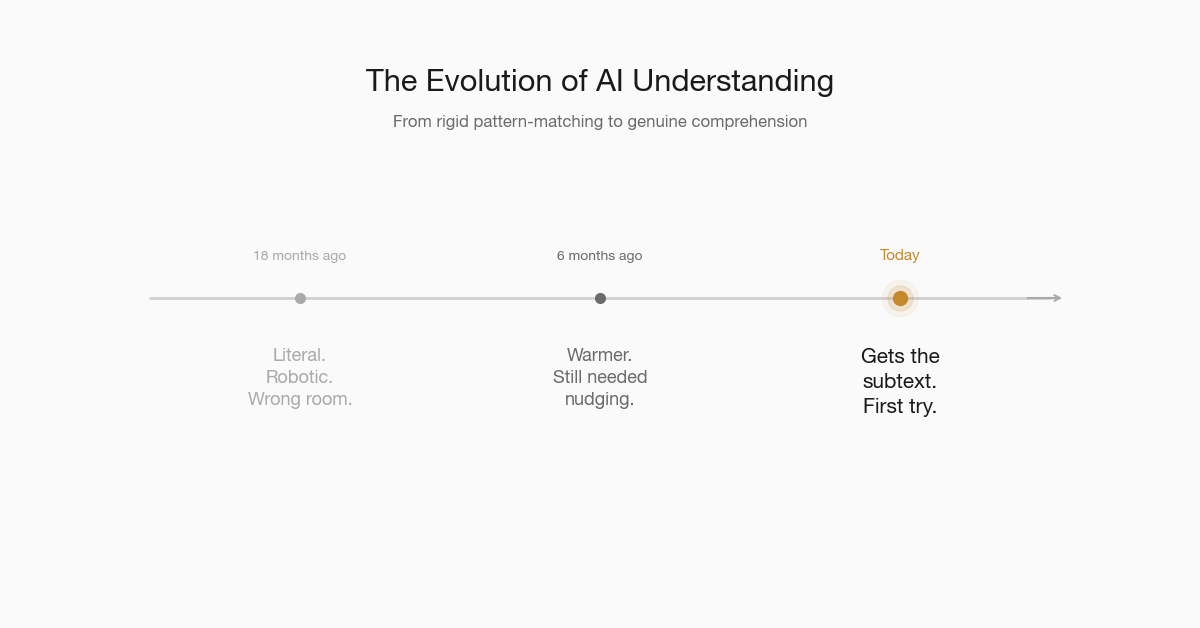

The script that saved this image:
#!/usr/bin/env python3
"""Graphic 1: Three-Era Timeline for 'Prompt Engineering Is Dead' article."""

import matplotlib
matplotlib.use('Agg')
import matplotlib.pyplot as plt
import matplotlib.patches as patches
from matplotlib.patches import FancyBboxPatch
import numpy as np

# --- Design Tokens ---
BG_COLOR = '#FAFAFA'
CARD_BG = '#F0F0F0'
TEXT_PRIMARY = '#1A1A1A'       # near-black
TEXT_SECONDARY = '#6B6B6B'     # muted gray
TEXT_DIMMED = '#AAAAAA'        # dimmer gray for past eras
ACCENT = '#1A1A1A'            # dark accent for "Today"
ACCENT_GLOW = '#C4882D'       # warm gold (slightly deeper for light bg)
DIVIDER_COLOR = '#D0D0D0'
FONT = 'Helvetica Neue'

# --- Figure Setup (exact 1200x628) ---
fig, ax = plt.subplots(1, 1, figsize=(12, 6.28), dpi=100)
fig.subplots_adjust(left=0, right=1, top=1, bottom=0)
fig.set_facecolor(BG_COLOR)
ax.set_facecolor(BG_COLOR)
ax.set_xlim(0, 12)
ax.set_ylim(0, 6.28)
ax.axis('off')

# --- Title ---
ax.text(6, 5.45, 'The Evolution of AI Understanding',
        fontsize=22, fontweight='bold', color=TEXT_PRIMARY,
        ha='center', va='center', fontfamily=FONT)
ax.text(6, 5.05, 'From rigid pattern-matching to genuine comprehension',
        fontsize=12, color=TEXT_SECONDARY,
        ha='center', va='center', fontfamily=FONT)

# --- Timeline bar ---
bar_y = 3.3
bar_left = 1.5
bar_right = 10.5

# Draw thin timeline line
ax.plot([bar_left, bar_right], [bar_y, bar_y],
        color=DIVIDER_COLOR, linewidth=2, solid_capstyle='round')

# --- Three eras ---
eras = [
    {
        'x': 3.0,
        'time': '18 months ago',
        'label': 'Literal.\nRobotic.\nWrong room.',
        'dot_color': TEXT_DIMMED,
        'time_color': TEXT_DIMMED,
        'label_color': TEXT_DIMMED,
        'label_size': 13,
        'time_size': 10,
    },
    {
        'x': 6.0,
        'time': '6 months ago',
        'label': 'Warmer.\nStill needed\nnudging.',
        'dot_color': TEXT_SECONDARY,
        'time_color': TEXT_SECONDARY,
        'label_color': TEXT_SECONDARY,
        'label_size': 13,
        'time_size': 10,
    },
    {
        'x': 9.0,
        'time': 'Today',
        'label': 'Gets the\nsubtext.\nFirst try.',
        'dot_color': ACCENT_GLOW,
        'time_color': ACCENT_GLOW,
        'label_color': TEXT_PRIMARY,
        'label_size': 15,
        'time_size': 11,
    },
]

for era in eras:
    x = era['x']

    # Dot on timeline
    dot_size = 10 if era['time'] == 'Today' else 7
    ax.plot(x, bar_y, 'o', color=era['dot_color'], markersize=dot_size,
            zorder=5)

    # Glow effect for "Today"
    if era['time'] == 'Today':
        ax.plot(x, bar_y, 'o', color=ACCENT_GLOW, markersize=18,
                alpha=0.15, zorder=4)
        ax.plot(x, bar_y, 'o', color=ACCENT_GLOW, markersize=26,
                alpha=0.06, zorder=3)

    # Time label above
    ax.text(x, bar_y + 0.35, era['time'],
            fontsize=era['time_size'],
            fontweight='bold' if era['time'] == 'Today' else 'normal',
            color=era['time_color'],
            ha='center', va='bottom', fontfamily=FONT)

    # Description below
    ax.text(x, bar_y - 0.5, era['label'],
            fontsize=era['label_size'],
            fontweight='medium' if era['time'] == 'Today' else 'regular',
            color=era['label_color'],
            ha='center', va='top', fontfamily=FONT,
            linespacing=1.4)

# --- Subtle gradient arrow on timeline pointing right ---
arrow_x = bar_right + 0.15
ax.annotate('', xy=(arrow_x, bar_y), xytext=(arrow_x - 0.4, bar_y),
            arrowprops=dict(arrowstyle='->', color=TEXT_DIMMED, lw=1.5))

# --- Export ---
output_path = '/Users/alexamurray/Documents/New project/.claude/worktrees/goofy-cori/graphic1_timeline.png'
plt.savefig(output_path, dpi=100, facecolor=BG_COLOR, edgecolor='none')
plt.close()
print(f"Saved: {output_path}")
